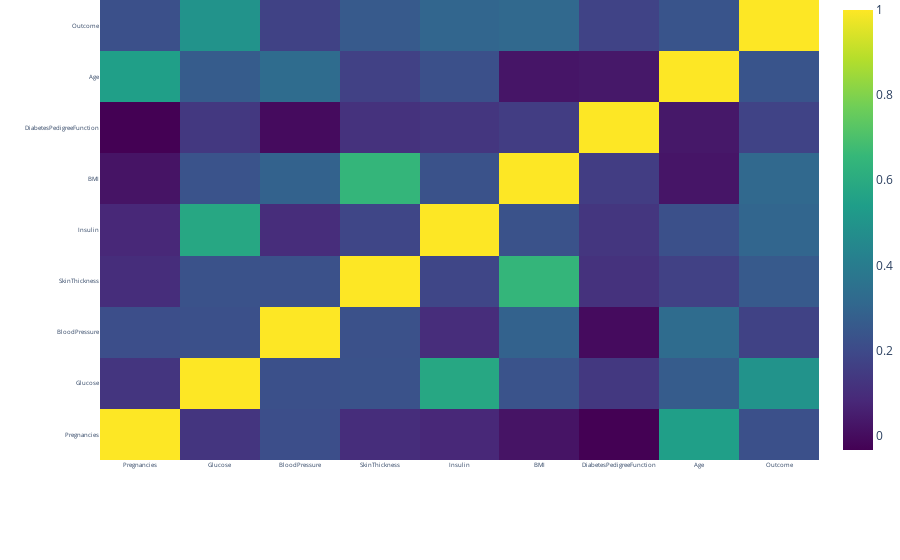

Notebook code for this chart:
### Markdown cell above
### Understanding The Correlations

### Code cell
def correlation_plot():
    #correlation
    correlation = data.corr()
    #tick labels
    matrix_cols = correlation.columns.tolist()
    #convert to array
    corr_array  = np.array(correlation)
    trace = go.Heatmap(z = corr_array,
                       x = matrix_cols,
                       y = matrix_cols,
                       colorscale='Viridis',
                       colorbar   = dict() ,
                      )
    layout = go.Layout(dict(title = 'Correlation Matrix for variables',
                            autosize = True,
                            #height  = 1400,
                            #width   = 1600,
                            margin  = dict(r = 0 ,l = 100,
                                           t = 0,b = 100,
                                         ),
                            yaxis   = dict(tickfont = dict(size = 6)),
                            xaxis   = dict(tickfont = dict(size = 6)),
                           )
                      )
    fig = go.Figure(data = [trace],layout = layout)
    py.iplot(fig)
correlation_plot()

### Figure 1 — Plotly figure (JSON) as saved in the notebook; plotly's stock layout.template omitted (floating-point values rounded to 4 significant figures)
{"data": [{"colorscale": [[0.0, "#440154"], [0.1111, "#482878"], [0.2222, "#3e4989"], [0.3333, "#31688e"], [0.4444, "#26828e"], [0.5556, "#1f9e89"], [0.6667, "#35b779"], [0.7778, "#6ece58"], [0.8889, "#b5de2b"], [1.0, "#fde725"]], "type": "heatmap", "x": ["Pregnancies", "Glucose", "BloodPressure", "SkinThickness", "Insulin", "BMI", "DiabetesPedigreeFunction", "Age", "Outcome"], "y": ["Pregnancies", "Glucose", "BloodPressure", "SkinThickness", "Insulin", "BMI", "DiabetesPedigreeFunction", "Age", "Outcome"], "z": [[1.0, 0.1281, 0.2142, 0.1002, 0.08217, 0.02172, -0.03352, 0.5443, 0.2219], [0.1281, 1.0, 0.2232, 0.228, 0.5812, 0.2328, 0.1372, 0.2671, 0.4947], [0.2142, 0.2232, 1.0, 0.2268, 0.09827, 0.2892, -0.002805, 0.3301, 0.1706], [0.1002, 0.228, 0.2268, 1.0, 0.1849, 0.6482, 0.115, 0.1668, 0.2595], [0.08217, 0.5812, 0.09827, 0.1849, 1.0, 0.2281, 0.1304, 0.2203, 0.3035], [0.02172, 0.2328, 0.2892, 0.6482, 0.2281, 1.0, 0.1554, 0.02584, 0.3137], [-0.03352, 0.1372, -0.002805, 0.115, 0.1304, 0.1554, 1.0, 0.03356, 0.1738], [0.5443, 0.2671, 0.3301, 0.1668, 0.2203, 0.02584, 0.03356, 1.0, 0.2384], [0.2219, 0.4947, 0.1706, 0.2595, 0.3035, 0.3137, 0.1738, 0.2384, 1.0]]}], "layout": {"autosize": true, "margin": {"b": 100, "l": 100, "r": 0, "t": 0}, "title": {"text": "Correlation Matrix for variables"}, "xaxis": {"tickfont": {"size": 6}}, "yaxis": {"tickfont": {"size": 6}}}}
